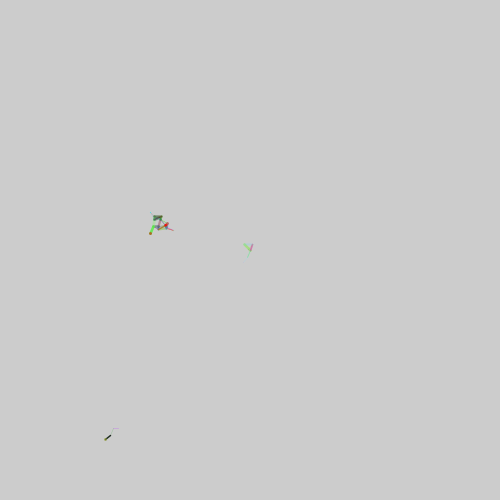
Frame 1 (no input)
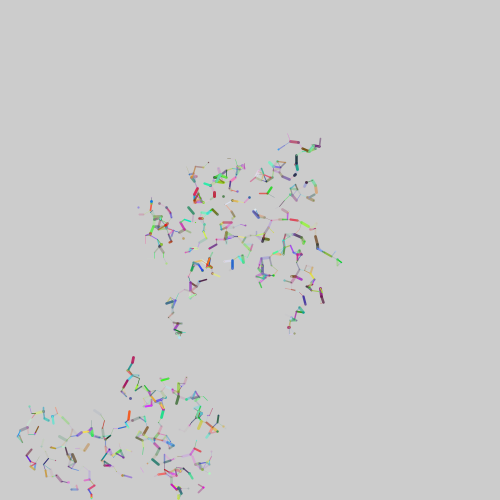
Frame 60 (the mouse pressed at the canvas centre just before this capture)
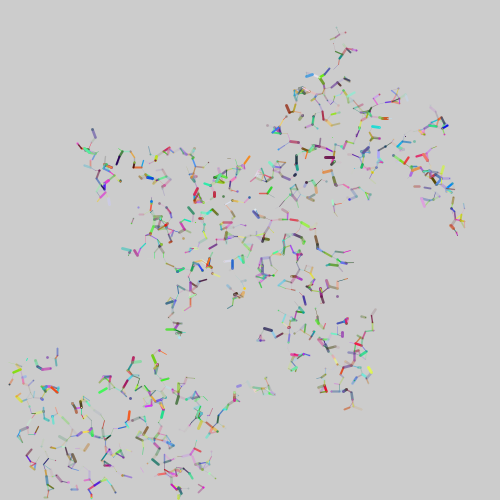
Frame 120 (the mouse held since frame 60 and released just before this capture)

The Processing sketch that drew these frames (run headless with seeded random() and noise(); from frame 60 on, the mouse is pressed at the canvas centre):

// Processing sketch: processing_171825
// ── processing_171825.pde



Cell[] myCells = new Cell[3500];


void setup() {
  size(500, 500);
  for (int i = 0; i < myCells.length; i ++) {
    myCells[i] = new Cell();
  }
}

void draw() {
  //here i created a loop that relates the number of seeds
  //with the total number of cells. As k is an integer,
  //if i had 3500 cells, it will be divided by 1000 and three
  //starting seeds will appear.
  for (int k=0; k<myCells.length/1000; k++) {
    myCells[k].isseed = true;
  }
  //to make the first seed to begin in the center you have
  //to call the location fucntion that comes from the class.
  //as it is vector, you have to maintain its characteristics
  //of funtioning: "new PVector(x , y)".
  myCells[0].location =  new PVector(width/2, height/2);
  //background(255);
  for (int i=0; i< myCells.length; i++) {
    //myCells[i].display();
    myCells[i].update();
  }
  

  for (int i=0; i<myCells.length; i++) {
    if(myCells[i].isseed == false){
      for(int j=0; j<myCells.length;j++){
        if(myCells[j].isseed == true){
          float d;
          d = PVector.dist(myCells[i].location, myCells[j].location);
            if(d < 8){
              myCells[i].isseed = true;
             //a varied mix of colors and lineweights generated
             //by a high range of randomness creates strucutres 
             //that are similar to molecular interaction diagrams.
              stroke(random(0,255),random(0,255),random(0,255),random(0,255));
              strokeWeight(random(0.05,3));
              line(myCells[i].location.x, myCells[i].location.y, myCells[j].location.x, myCells[j].location.y); 
            }
          }
        }
      }
    }
  }




float speed = 1;
float angle = random(PI);

class Cell{
  
  PVector location = new PVector();
  PVector velocity = new PVector();
  float dia;
  boolean isseed;
  float cellred, cellgreen, cellblue;
  float lineweight;
   
  
  Cell(){
  
    location = new PVector(random(500), random(500));
    dia = 5;
    isseed = false;
    cellred = 255;
    cellgreen = 255;
    cellblue = 255;
    lineweight = 0.1;
  }
  
  void display(){
    stroke(lineweight);
    if(isseed == true){
      fill(255,0,0);
    }
    if(isseed == false){
    fill(cellred,cellgreen,cellblue);
    }
    ellipse(location.x, location.y, dia,dia);
  }
  void update(){
    if(isseed == false){
    velocity = new PVector(random(-1,1),random(-1,1));
    location.add(velocity);
    }
    
    
  }
}


    

  
  
    
  
